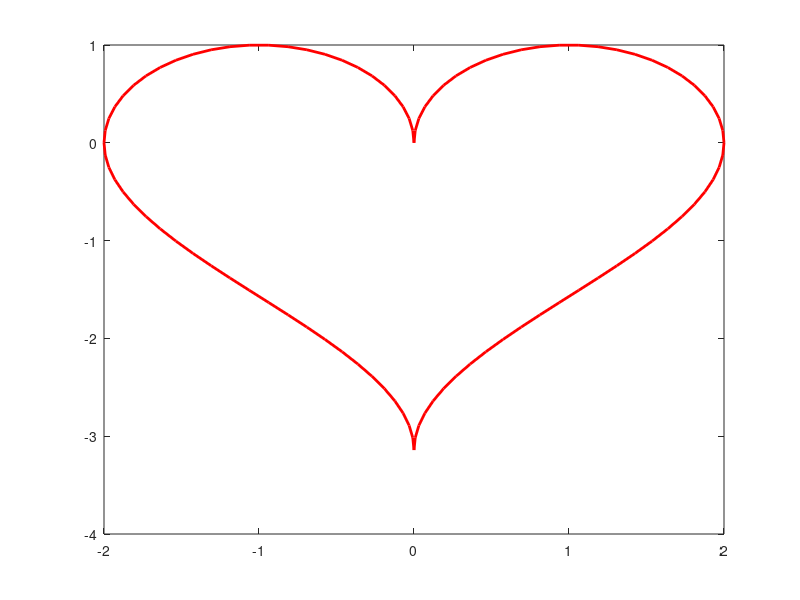

Write the MATLAB code that produced this figure. (Note: this script raises an error after producing the figure.)
DATA = load('heart-data.txt');

X = DATA(:,1); Y = DATA(:,2);
figure, plot(X,Y,'r-','linewidth',2);

[m,n] = size(DATA);
area = area_closed_curve(DATA);

fprintf('# of points = %d; area = %g\n',m,area);
